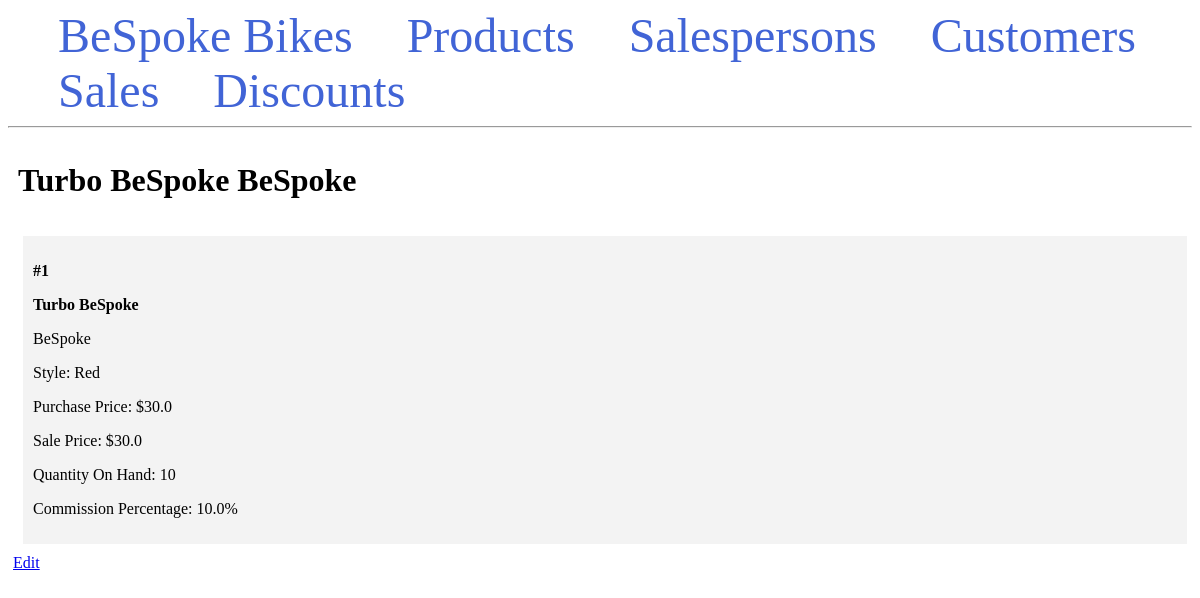
/product/1/, run on the app's committed database.
### app.py (models this page shows, shortened)
class Product(db.Model):
    id = db.Column(db.Integer, primary_key=True)
    name = db.Column(db.String(100), nullable=False)
    manufacturer = db.Column(db.String(100), nullable=False)
    style = db.Column(db.String(80), unique=True, nullable=False)
    purchase_price = db.Column(db.Float)
    sale_price = db.Column(db.Float)
    qty_on_hand = db.Column(db.Integer)
    commission_percentage = db.Column(db.Float)

### app.py (the view)
@app.route('/product/<int:product_id>/')
def product(product_id):
    product = Product.query.get_or_404(product_id)
    return render_template('product.html', product=product)

### templates/product.html
{% extends 'base.html' %}
{% block content %}
    <span class="title">
        <h1>{% block title %} {{ product.name }} {{ product.manufacturer }}{% endblock %}</h1>
    </span>
    <div class="content">
            <div class="product">
                <p><b>#{{ product.id }}</b></p>
                <b>
                    <p class="name">{{ product.name }} </p>
                </b>
                <p>{{ product.manufacturer }}</p>
                <p>Style: {{ product.style }}</p>
                <p>Purchase Price: ${{ product.purchase_price }}</p>
                <p>Sale Price: ${{ product.sale_price }}</p>
                <p>Quantity On Hand: {{ product.qty_on_hand }}</p>
                <p>Commission Percentage: {{ product.commission_percentage }}%</p>
            </div>
    </div>
    <a href="{{ url_for('edit_product', product_id=product.id) }}">Edit</a>
{% endblock %}

### templates/base.html (style rules this page uses)
.title { margin: 5px; }
.content { margin: 5px; width: 100%; display: flex; flex-direction: row; flex-wrap: wrap; }
.product { flex: 20%; padding: 10px; margin: 5px; background-color: #f3f3f3; inline-size: 100%; }

### data on the page
Product: name "Turbo BeSpoke", manufacturer "BeSpoke", id "1", style "Red", purchase_price "30.0", sale_price "30.0", qty_on_hand "10", commission_percentage "10.0"
